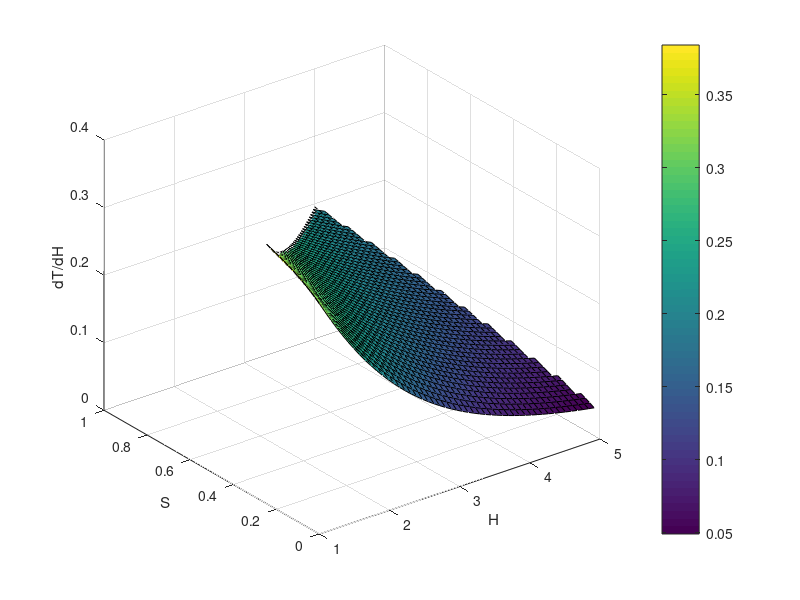
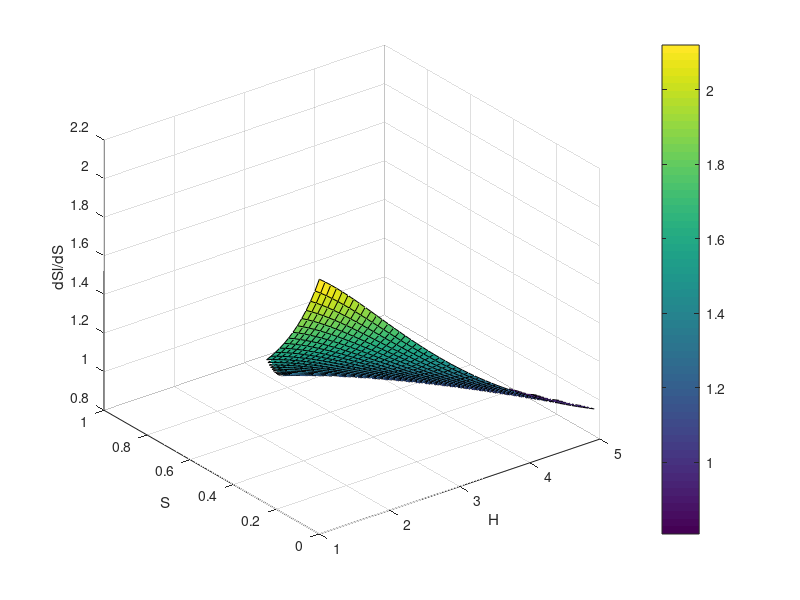

MATLAB code for these plots, in order:
% Plot 3d phase diagram e.g. T(H, S)
close all;
clear all;

St = 5;
CR = 0.25;
cp = 1;

theta_eutectic = -1;
Theta_eutectic = 1;

pc = 1e-5;

H_lower = 1.0;
H_warm = 5.0;

S_lower = 0;
S_max = Theta_eutectic;



Hvec = linspace(H_lower, H_warm, 50);
Svec = linspace(S_lower, S_max, 50);

[S, H] = meshgrid(Svec, Hvec);

T = NaN*H;

Sl = T; chi = T; Ss = T; 
TLinear = T; chiLinear = T; SlLinear = T; SsLinear = T;
dTdHMush = T; dSldSMush = T; dChidHMush = T; dChidSMush = T;

% Increased salinity = increased porosity
chi_eutectic = (CR+S)/(CR+Theta_eutectic);

% Bounding energy
H_s = cp*(theta_eutectic + max(0, -(S+CR)/pc)) ; %H_s = -1
H_e = chi_eutectic*(St+theta_eutectic*(1-cp)) + cp*theta_eutectic;
H_l = St - S + theta_eutectic + Theta_eutectic;

% Compute T, Sl etc.
for H_i = 1:length(Hvec)
    for S_i = 1:length(Svec)
        
        if Hvec(H_i) <= H_s(H_i, S_i)
            T(H_i, S_i) = Hvec(H_i)/cp;
            Sl(H_i, S_i) = 0;
            chi(H_i, S_i) = 0;
            
        elseif Hvec(H_i) <= H_e(H_i, S_i)
            T(H_i, S_i) = theta_eutectic;
            Sl(H_i, S_i) = Theta_eutectic;
            
            chi(H_i, S_i) = (Hvec(H_i) - theta_eutectic*cp)/(St + theta_eutectic*(1-cp));
            
        elseif  Hvec(H_i) < H_l(H_i, S_i)
            A = CR*(cp-1) + St*(pc-1);
            B = Hvec(H_i) *(1-pc) - St*pc + CR*(1-2*cp) - Svec(S_i)*(cp-1);
            C = Hvec(H_i)*pc + cp*(CR + Svec(S_i));
            
            chi(H_i, S_i) = (-B - sqrt(B^2 - 4*A*C))/(2*A);
            Sl(H_i, S_i) = (S(H_i, S_i) + CR*(1-chi(H_i, S_i)))/ ...
                (chi(H_i, S_i) + (1-chi(H_i, S_i))*pc);
            
            T(H_i, S_i) = - Sl(H_i, S_i);
            
            
            dChidHMush(H_i, S_i) = -(1/(2*A))*(1+B/sqrt(B^2 - 4*A*C));
            dChidSMush(H_i, S_i) = -(1/(2*A))*((1-cp) + (B*(1-cp)-2*A*cp)/(sqrt(B^2-4*A*C)));
            
            dTdHMush(H_i, S_i) = (1/chi(H_i, S_i)^2)*dChidHMush(H_i, S_i)* ...
                (Svec(S_i) + CR); 
            dSldSMush(H_i, S_i) = -(1/chi(H_i, S_i)^2)*dChidSMush(H_i, S_i)* ...
                (Svec(S_i) + CR) + 1/chi(H_i, S_i); 
            
           
        else
            T(H_i, S_i) =  Hvec(H_i) - St;
            Sl(H_i, S_i) = Svec(S_i);
            chi(H_i, S_i) = 1;
        end
    end
end

H_ref = Hvec(30);
S_ref = Svec(10);

T_ref = T(30, 10);
Sl_ref = Sl(30, 10);

%A = CR*(cp-1) + St*(pc-1);
%B = H_ref *(1-pc) - St*pc + CR*(1-2*cp) + S_ref*(1-cp);
%C = H_ref*pc + cp*(CR + S_ref);

A = CR*(cp-1) + -St;
B = H_ref  + CR*(1-2*cp) + S_ref*(1-cp);
C = cp*(CR + S_ref);

chi_ref= (-B - sqrt(B^2 - 4*A*C))/(2*A);

dChidH = -(1/(2*A))*(1+B/sqrt(B^2 - 4*A*C));
dChidS = -(1/(2*A))*((1-cp) + (B*(1-cp)-2*A*cp)/(sqrt(B^2-4*A*C)));

dSldH = -(1/chi_ref^2)*dChidH*(S_ref + CR);
dSldS = -(1/chi_ref^2)*dChidS*(S_ref + CR) + 1/chi_ref;

dTdH = -dSldH;
dTdS = -dSldS;

% Now make linearised plots
for H_i = 1:length(Hvec)
    for S_i = 1:length(Svec)
        
        dH = Hvec(H_i) - H_ref; dS = Svec(S_i) - S_ref;

        TLinear(H_i, S_i) = T_ref + dH*dTdH + dS*dTdS;
        
        chiLinear(H_i, S_i) = chi_ref + dH*dChidH + dS*dChidS;
       
        SlLinear(H_i, S_i) = Sl_ref + dH*dSldH + dS*dSldS;
    end
end

% h = figure();
% set(h, 'Position', [200 200 1400 1000]);
% xlabel('H'); ylabel('S'); zlabel('T'); box on;
% hold on;
% s= surf(H, S, T);
% %s.EdgeColor = 'none';
% %surf(H, S, TLinear);
% hold off;
% colorbar();
% 
% h = figure();
% set(h, 'Position', [200 200 1400 1000]);
% xlabel('H'); ylabel('S'); zlabel('\chi'); box on;
% hold on;
% s= surf(H, S, chi);
% %surf(H, S, chiLinear);
% hold off;
% colorbar();
% 
% h = figure();
% set(h, 'Position', [200 200 1400 1000]);
% xlabel('H'); ylabel('S'); zlabel('S_l'); box on;
% hold on;
% s= surf(H, S, Sl);
% %surf(H, S, SlLinear);
% hold off;
% colorbar();

% figure();
% hold on;
% box on;
% surf(H, S, H_e);
% surf(H, S, H_l);
% surf(H, S, H_s);
% xlabel('H'); ylabel('S'); zlabel('H');


 h2 = figure();
set(h2, 'Position', [200 200 1400 1000]);
  box on;
surf(H, S, dTdHMush);
xlabel('H'); ylabel('S'); zlabel('dT/dH'); 
colorbar();


 h3 = figure();
set(h3, 'Position', [200 200 1400 1000]);
 box on;
surf(H, S, dSldSMush);
xlabel('H'); ylabel('S'); zlabel('dSl/dS'); 
colorbar();

%figure();
%surf(H, S, Sl);
%xlabel('H'); ylabel('S'); zlabel('S_l');
